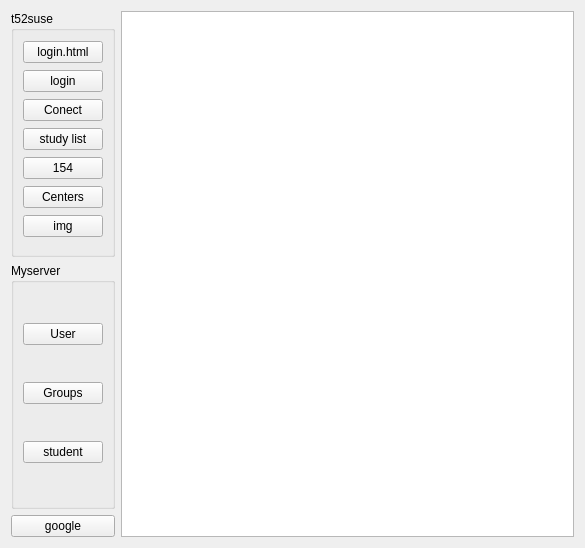
<?xml version="1.0" encoding="UTF-8"?>
<ui version="4.0">
 <class>SSLWebWidget</class>
 <widget class="QWidget" name="SSLWebWidget">
  <property name="geometry">
   <rect>
    <x>0</x>
    <y>0</y>
    <width>585</width>
    <height>548</height>
   </rect>
  </property>
  <property name="windowTitle">
   <string>Form</string>
  </property>
  <layout class="QGridLayout" name="gridLayout_3">
   <item row="0" column="0">
    <widget class="QGroupBox" name="groupBox">
     <property name="title">
      <string>t52suse</string>
     </property>
     <layout class="QGridLayout" name="gridLayout">
      <item row="0" column="0">
       <widget class="QPushButton" name="pushButton">
        <property name="text">
         <string>login.html</string>
        </property>
       </widget>
      </item>
      <item row="1" column="0">
       <widget class="QPushButton" name="pushButton_2">
        <property name="text">
         <string>login</string>
        </property>
       </widget>
      </item>
      <item row="2" column="0">
       <widget class="QPushButton" name="pushButton_5">
        <property name="text">
         <string>Conect</string>
        </property>
       </widget>
      </item>
      <item row="3" column="0">
       <widget class="QPushButton" name="pushButton_3">
        <property name="text">
         <string>study list</string>
        </property>
       </widget>
      </item>
      <item row="4" column="0">
       <widget class="QPushButton" name="pushButton_6">
        <property name="text">
         <string>154</string>
        </property>
       </widget>
      </item>
      <item row="5" column="0">
       <widget class="QPushButton" name="pushButton_7">
        <property name="text">
         <string>Centers</string>
        </property>
       </widget>
      </item>
      <item row="6" column="0">
       <widget class="QPushButton" name="pushButton_8">
        <property name="text">
         <string>img</string>
        </property>
       </widget>
      </item>
     </layout>
    </widget>
   </item>
   <item row="0" column="1" rowspan="3">
    <widget class="QTextEdit" name="textEdit"/>
   </item>
   <item row="1" column="0">
    <widget class="QGroupBox" name="groupBox_2">
     <property name="title">
      <string>Myserver</string>
     </property>
     <layout class="QGridLayout" name="gridLayout_2">
      <item row="0" column="0">
       <widget class="QPushButton" name="pushButton_9">
        <property name="text">
         <string>User</string>
        </property>
       </widget>
      </item>
      <item row="1" column="0">
       <widget class="QPushButton" name="pushButton_10">
        <property name="text">
         <string>Groups</string>
        </property>
       </widget>
      </item>
      <item row="2" column="0">
       <widget class="QPushButton" name="pushButton_11">
        <property name="text">
         <string>student</string>
        </property>
       </widget>
      </item>
     </layout>
    </widget>
   </item>
   <item row="2" column="0">
    <widget class="QPushButton" name="pushButton_4">
     <property name="text">
      <string>google</string>
     </property>
    </widget>
   </item>
  </layout>
 </widget>
 <resources/>
 <connections/>
</ui>
